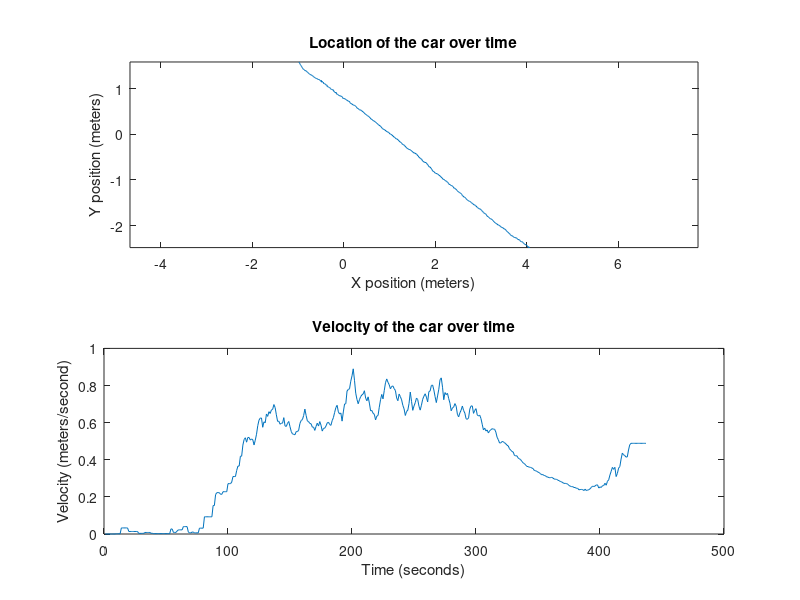
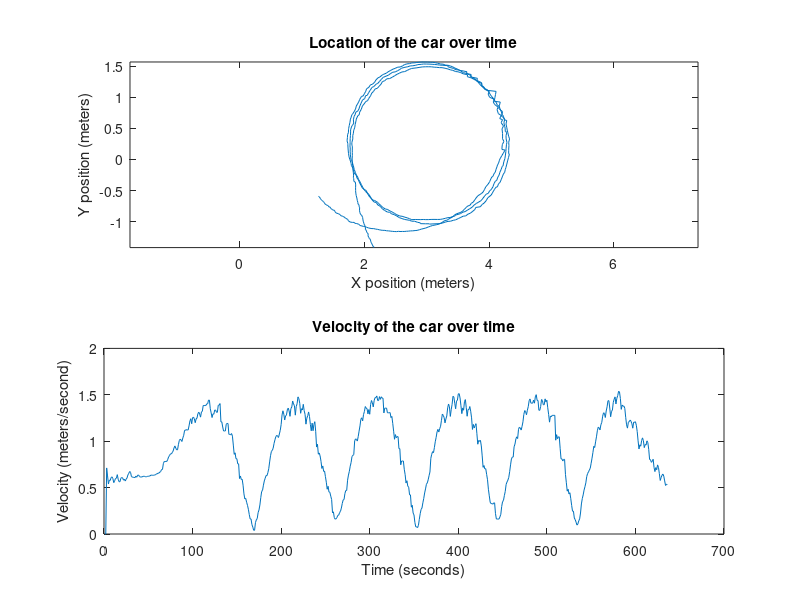

These charts were generated, in order, by the following MATLAB code:

tracks_straight = csvread("output_straight.csv");

figure(1);
ax1 = subplot(2,1,1);
plot(tracks_straight(:,1), -tracks_straight(:,2));
title("Location of the car over time");
xlabel("X position (meters)");
ylabel("Y position (meters)");
axis("equal")

ax2 = subplot(2,1,2);
plot(tracks_straight(:,3));
title("Velocity of the car over time");
xlabel("Time (seconds)");
ylabel("Velocity (meters/second)");

tracks_turning = csvread("output_turning.csv");

figure(2);
ax1 = subplot(2,1,1);
plot(tracks_turning(:,1), -tracks_turning(:,2));
title("Location of the car over time");
xlabel("X position (meters)");
ylabel("Y position (meters)");
axis("equal")

subplot(2,1,2);
ax2 = plot(tracks_turning(:,3));
title("Velocity of the car over time");
xlabel("Time (seconds)");
ylabel("Velocity (meters/second)");

